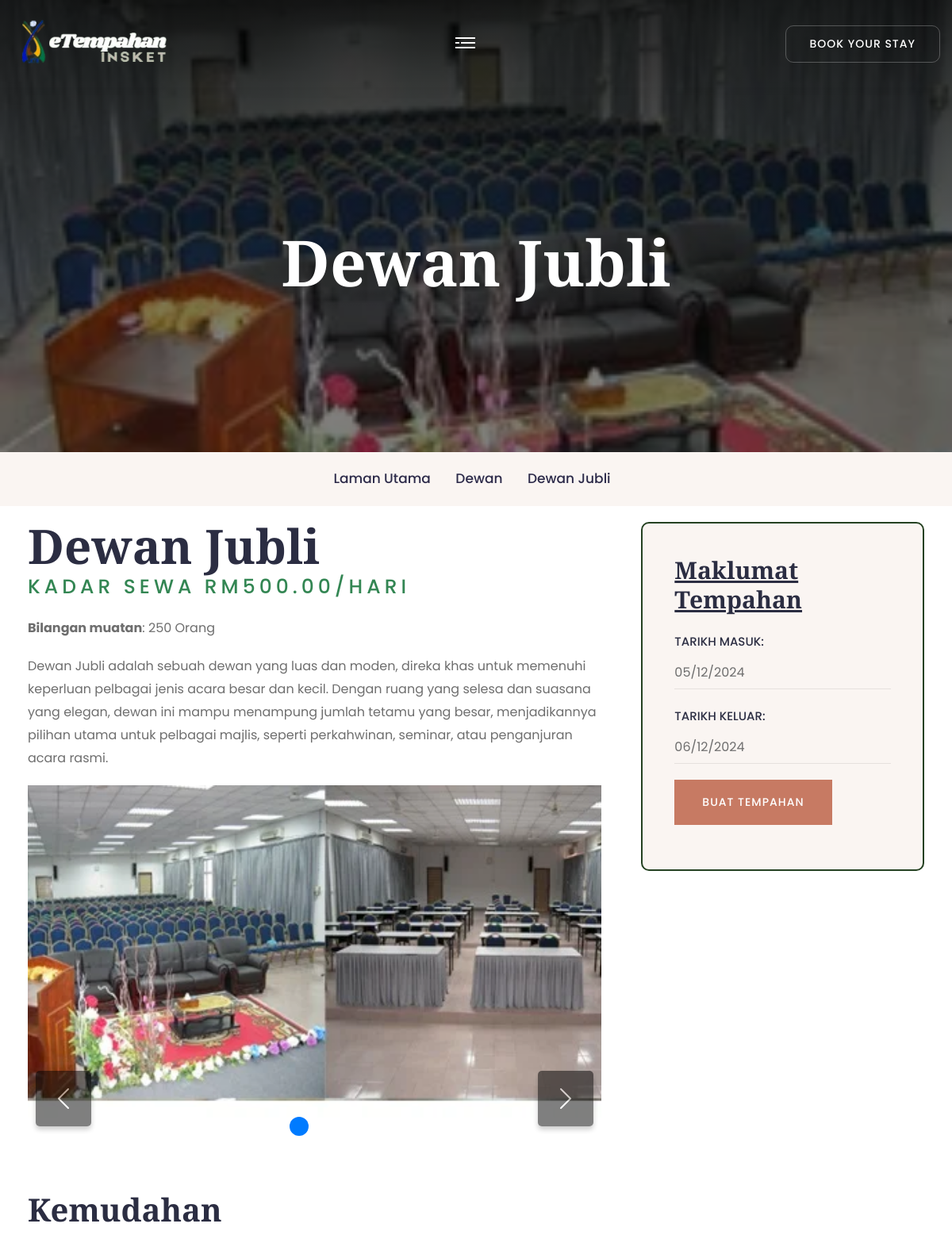
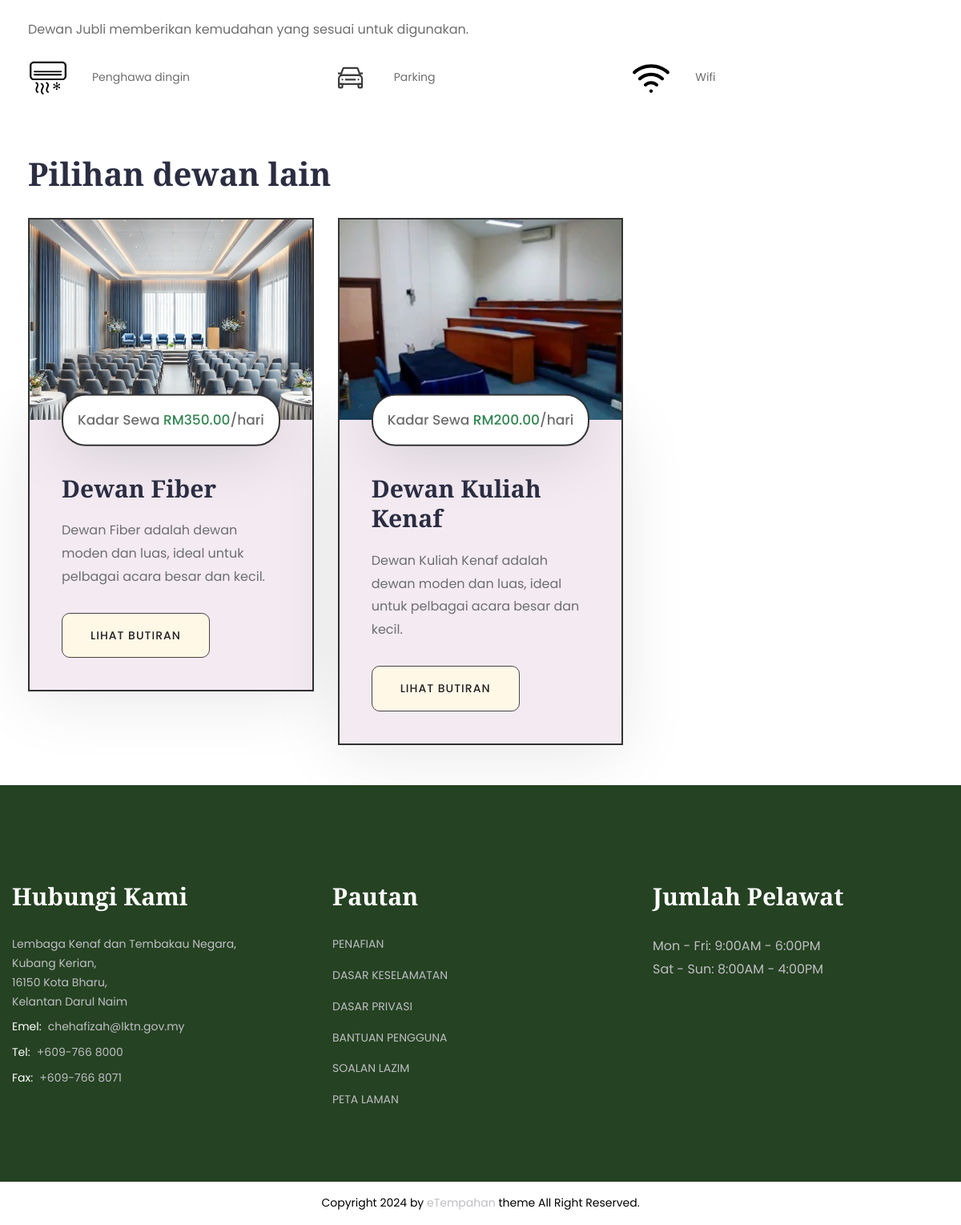
/dewanDetail.php?id_dewan=16, run on the app's committed database (2 pictures, top to bottom).
### tables this page shows
CREATE TABLE `dewan` (
  `id_dewan` int(11) NOT NULL,
  `nama_dewan` varchar(50) NOT NULL,
  `kadar_sewa` decimal(10,2) NOT NULL,
  `bilangan_muatan` int(11) NOT NULL,
  `penerangan` varchar(550) NOT NULL,
  `penerangan_ringkas` varchar(250) NOT NULL,
  `penerangan_kemudahan` varchar(250) NOT NULL,
  `status_dewan` enum('Tersedia','Tidak Tersedia') NOT NULL,
  `max_capacity` int(11) NOT NULL
);

CREATE TABLE `kemudahan` (
  `id_kemudahan` int(11) NOT NULL,
  `nama` varchar(25) NOT NULL,
  `icon_url` varchar(100) NOT NULL
);

CREATE TABLE `dewan_pic` (
  `id_gambar` int(11) NOT NULL,
  `jenis_gambar` varchar(50) NOT NULL,
  `url_gambar` text NOT NULL,
  `id_dewan` int(11) NOT NULL
);

### adminDashboard/controller/get_dewan.php (called while the page is built)
<?php
if (isset($_GET['id_dewan'])) {
    $id_dewan = intval($_GET['id_dewan']);
    $sql = "
        SELECT
            d.id_dewan,
            d.nama_dewan,
            d.kadar_sewa,
            d.bilangan_muatan,
            d.penerangan,
            d.penerangan_kemudahan,
            d.penerangan_ringkas,
            d.status_dewan,
            d.max_capacity,
            COALESCE(utama.url_gambar, '') AS gambar_utama,
            COALESCE(banner.url_gambar, '') AS gambar_banner,
            COALESCE(tambahan.url_gambar, '') AS gambar_tambahan
        FROM
            dewan d
        LEFT JOIN
            dewan_pic utama ON d.id_dewan = utama.id_dewan AND utama.jenis_gambar = 'Utama'
        LEFT JOIN
            dewan_pic banner ON d.id_dewan = banner.id_dewan AND banner.jenis_gambar = 'Banner'
        LEFT JOIN
            dewan_pic tambahan ON d.id_dewan = tambahan.id_dewan AND tambahan.jenis_gambar = 'Tambahan'
        WHERE
            d.id_dewan = $id_dewan
";}
?>

### dewanDetail.php (the view, shortened to what this page needs)
<?php
include 'database/database.php';
include 'adminDashboard/controller/get_dewan.php';
?>
<!DOCTYPE html>
<html lang="en">
<head>
    <link href="assets/css/bootstrap.css" rel="stylesheet">
    <link href="assets/css/style.css" rel="stylesheet">
    <link href="assets/css/responsive.css" rel="stylesheet">
    <link href="assets/css/color.css" rel="stylesheet">
    <link href="assets/css/preloader.css" rel="stylesheet">
</head>
<body>
    <div class="page-wrapper">
        <?php include 'partials/header.php'; ?>
		<?php
		$result = $conn->query($sql);
		if ($result->num_rows > 0) {
			$row = $result->fetch_assoc();
			$nama_dewan = htmlspecialchars($row['nama_dewan']);
			$gambar_utama = htmlspecialchars($row['gambar_utama']);
			$gambar_banner = htmlspecialchars($row['gambar_banner']);
			$gambar_tambahan = htmlspecialchars($row['gambar_tambahan']);
			$kadar_sewa = $row['kadar_sewa'];
			$bilangan_muatan = $row['bilangan_muatan'];
			$penerangan = $row['penerangan'];
			?>
			<div class="page-title"
				 style="
					background-image: url('adminDashboard/controller/<?php echo $gambar_banner; ?>');
					background-repeat: no-repeat;
					background-size: cover;
					background-position: center;
				">
				<div class="auto-container">
					<h1><?php echo $nama_dewan; ?></h1>
				</div>
			</div>
			<div class="bredcrumb-wrap">
				<div class="auto-container">
					<ul class="bredcrumb-list">
						<li><a href="index.php">Laman Utama</a></li>
						<li><a href="kemudahanDewan.php">Dewan</a></li>
						<li><?php echo $nama_dewan; ?></li>
					</ul>
				</div>
			</div>
			<?php
		} else {
			echo "<p>No details found for the selected hall.</p>";
		}
	?>
        <section class="section-padding">
            <div class="auto-container">
                <div class="row">
                    <div class="col-lg-8 pe-lg-35">
						<div class="single-post">
							<h2 class="mb_10"><?php echo $nama_dewan; ?></h2>
								<span class="section_heading_title_small" style="font-size: 25px;" >Kadar Sewa
									RM<?php echo htmlspecialchars(number_format($kadar_sewa, 2)); ?>/hari</span>
								<p class="mb_20 mt_20"><strong>Bilangan muatan</strong>: <?php echo htmlspecialchars($bilangan_muatan); ?> Orang</p>
								<p class="mb_20"><?php echo htmlspecialchars($penerangan); ?></p>
								<div id="imageCarousel" class="carousel slide mb_60" data-bs-ride="carousel">
									<div class="carousel-inner">
										<div class="carousel-item active">
											<img src="adminDashboard/controller/<?php echo $gambar_utama; ?>"
												 alt="Gambar Utama"
												 class="d-block w-100"
												 style="height: 450px; object-fit: cover;">
										</div>
									</div>
									<div class="carousel-indicators">
										<button type="button" data-bs-target="#imageCarousel" data-bs-slide-to="0" class="active" aria-current="true" aria-label="Slide 1"></button>
										<button type="button" data-bs-target="#imageCarousel" data-bs-slide-to="1" aria-label="Slide 2"></button>
										<?php if (!empty($gambar_tambahan)) { ?>
											<button type="button" data-bs-target="#imageCarousel" data-bs-slide-to="2" aria-label="Slide 3"></button>
										<?php } ?>
									</div>
									<button class="carousel-control-prev" type="button" data-bs-target="#imageCarousel" data-bs-slide="prev">
										<span class="carousel-control-prev-icon" aria-hidden="true"></span>
									</button>
									<button class="carousel-control-next" type="button" data-bs-target="#imageCarousel" data-bs-slide="next">
										<span class="carousel-control-next-icon" aria-hidden="true"></span>
									</button>
								</div>
						</div>
					</div>
                    <div class="col-lg-4">
						<div class="widget mb_40 gray-bg p_40" style="border: #254222 solid 2px;">
							<h4 class="mb_20"><u>Maklumat Tempahan</u></h4>
							<div class="booking-form-3">
								<form class="hotel-booking-form-1-form d-block" action="Controller/1_dewan.php?id_dewan=<?php echo htmlspecialchars($row['id_dewan']); ?>" method="POST">
									<div class="form-group">
										<p class="hotel-booking-form-1-label">TARIKH MASUK:</p>
										<input type="text" placeholder="dd/mm/yyyy" name="checkInDate" id="nd_booking_archive_form_date_range_from" value="" />
									</div>
									<div class="form-group">
										<p class="hotel-booking-form-1-label">TARIKH KELUAR:</p>
										<input type="text" placeholder="dd/mm/yyyy" name="checkOutDate" id="nd_booking_archive_form_date_range_to" value="" />
									</div>
									<div class="form-group mb-3">
										<button type="submit" class="btn-1">Buat Tempahan<span></span></button>
									</div>
								</form>
							</div>
						</div>
					</div>
					<h3 class="fs_40 mb_30">Kemudahan</h3>
					<p class="mb_20"><?php echo htmlspecialchars($row['penerangan_kemudahan']); ?></p>
					<div class="row">
					<?php
					$id_dewan = $row['id_dewan'];
						$query = "
							SELECT k.nama, k.icon_url
							FROM kemudahan k
							JOIN dewan_kemudahan dk ON k.id_kemudahan = dk.id_kemudahan
							WHERE dk.id_dewan = ?
						";
						if ($stmt = $conn->prepare($query)) {
							$stmt->bind_param("i", $id_dewan);
							$stmt->execute();
							$result = $stmt->get_result();
							if ($result->num_rows > 0) {
								while ($row = $result->fetch_assoc()) {
									$nama_kemudahan = $row['nama'];
									$icon_url = $row['icon_url'];
									echo '<div class="col-4">';
									echo '<div class="kemudahan-item">';
									if ($icon_url) {
										echo '<img src="' . $icon_url . '" alt="' . $nama_kemudahan . '" style="height: 50px; margin-right: 30px;">';
									}
									echo $nama_kemudahan;
									echo '</div>';
									echo '</div>';
								}
							} else {
								echo '<div class="col-12">Tiada kemudahan tersedia.</div>';
							}
						}
						?>
					</div>
                </div>
            </div>
        </section>
        <?php include 'partials/additional_dewan.php'; ?>
        <?php include 'partials/footer.php'; ?>
    </div>
    <div class="scroll-to-top">
        <div>
        </div>
    </div>
</body>
</html>

### partials/additional_dewan.php (shortened to what this page needs)
<section class="section-padding">
    <div class="auto-container">
        <div class="section_heading text-left mb_30 mt_30">
            <h3 class="section_heading_title_big">Pilihan dewan lain</h3>
        </div>
        <div class="row">
            <?php
            try {
                if (isset($_GET['id_dewan'])) {
                    $selected_id_dewan = (int)$_GET['id_dewan'];
                } elseif (isset($_SESSION['id_dewan'])) {
                    $selected_id_dewan = (int)$_SESSION['id_dewan'];
                } else {
                    $selected_id_dewan = 0;
                }
                $stmt = $conn->prepare("SELECT r.*, dp.url_gambar AS gambar_utama
                                        FROM dewan r
                                        LEFT JOIN dewan_pic dp ON r.id_dewan = dp.id_dewan AND dp.jenis_gambar = 'Utama'
                                        WHERE r.id_dewan != ?");
                $stmt->bind_param("i", $selected_id_dewan);
                $stmt->execute();
                $result = $stmt->get_result();
                if ($result->num_rows > 0) {
                    $delay = 0.2;
                    while ($dewan = $result->fetch_assoc()) {
                        $id_dewan = htmlspecialchars($dewan['id_dewan']);
                        $nama_dewan = htmlspecialchars($dewan['nama_dewan']);
                        $kadar_sewa = htmlspecialchars($dewan['kadar_sewa']);
                        $penerangan_ringkas = htmlspecialchars($dewan['penerangan_ringkas']);
                        $main_img = !empty($dewan['gambar_utama']) ? htmlspecialchars($dewan['gambar_utama']) : 'default-image.jpg';
                        $animation_delay = $delay . 's';
                        $delay += 0.2;
            ?>
            <div class="col-lg-4 col-md-6">
                <div class="room-1-block wow fadeInUp" data-wow-delay="<?php echo $animation_delay; ?>" data-wow-duration="1.2s">
                    <div class="room-1-image hvr-img-zoom-1">
                        <img src="adminDashboard/controller/<?php echo $main_img; ?>" alt="<?php echo $nama_dewan; ?>" style="width: 100%; height: 250px; object-fit: cover;">
                    </div>
                    <div class="room-1-content">
                        <p class="room-1-meta-info">Kadar Sewa <span class="theme-color">RM<?php echo $kadar_sewa; ?></span>/hari</p>
                        <h4 class="room-1-title mb_20">
                            <a href="dewanDetail.php?id_dewan=<?php echo $id_dewan; ?>">
                                <?php echo $nama_dewan; ?>
                            </a>
                        </h4>
                        <p class="room-1-text mb_30"><?php echo $penerangan_ringkas; ?></p>
                        <div class="link-btn">
                            <a href="dewanDetail.php?id_dewan=<?php echo $id_dewan; ?>" class="btn-1 btn-alt">Lihat Butiran <span></span></a>
                        </div>
                    </div>
                </div>
            </div>
            <?php
                    }
                } else {
                    echo '<p class="no-results">Tiada pilihan dewan lain buat masa ini.</p>';
                }
            } catch (mysqli_sql_exception $e) {
                echo "<p>Error: " . htmlspecialchars($e->getMessage()) . "</p>";
            }
            ?>
        </div>
    </div>
</section>

### assets/css/responsive.css (style rules this page uses)
@media only screen and (max-width: 7000px) { .page-wrapper { overflow: hidden; } }
@media only screen and (max-width: 1200px) { .section_heading { position: relative; z-index: 1; } }

### assets/css/color.css (style rules this page uses)
:root { --theme-color: #338653; }

### assets/css/elpath.css (style rules this page uses)
.fs_40 { font-size: 40px; }
.mt_20 { margin-top: 20px; }
.mt_30 { margin-top: 30px; }
.mb_10 { margin-bottom: 10px; }
.mb_20 { margin-bottom: 20px; }
.mb_30 { margin-bottom: 30px; }
.mb_40 { margin-bottom: 40px; }
.mb_60 { margin-bottom: 60px; }
.p_40 { padding: 40px; }

### dewanDetail.php (style rules this page uses)
.form-group { margin-bottom: 20px; }
.widget { background-color: #e6e6e6; border-radius: 10px; padding: 40px; }
.carousel-control-prev { left: 10px; }
.carousel-control-next { right: 10px; }
.carousel-control-prev, .carousel-control-next { position: absolute; background-color: rgba(0, 0, 0, 1); border-radius: 5px; padding: 8px; top: 80%; z-index: 10; width: 70px; height: 70px; box-shadow: 0px 4px 6px rgba(0, 0, 0, 0.4); }
.carousel-control-prev-icon, .carousel-control-next-icon { font-size: 30px; color: white; }
.carousel-indicators button { background-color: rgba(255, 255, 255, 0.6); border-radius: 50%; width: 15px; height: 15px; border: none; transition: all 0.3s ease; }
.carousel-indicators .active { background-color: #007bff; transform: scale(1.2); }
.carousel-indicators { bottom: 10px; }

### data on the page
dewan: nama_dewan "Dewan Jubli", kadar_sewa "500.00", bilangan_muatan "250", penerangan "Dewan Jubli adalah sebuah dewan yang luas dan moden, direka khas untuk memenuhi keperluan pelbagai jenis acara besar dan kecil. Dengan ruang yang selesa dan suasana yang elegan, dewan ini mampu menampung jumlah tetamu yang besar, menjadikannya pilihan utama untuk pelbagai majlis, seperti perkahwinan, seminar, atau penganjuran acara rasmi.", penerangan_kemudahan "Dewan Jubli memberikan kemudahan yang sesuai untuk digunakan."
kemudahan: icon_url (picture), nama "Penghawa dingin"
kemudahan: icon_url (picture), nama "Parking"
kemudahan: icon_url (picture), nama "Wifi"
dewan_pic: url_gambar (picture), id_dewan.kadar_sewa "350.00", id_dewan.nama_dewan "Dewan Fiber", id_dewan.penerangan_ringkas "Dewan Fiber adalah dewan moden dan luas, ideal untuk pelbagai acara besar dan kecil."
dewan_pic: url_gambar (picture), id_dewan.kadar_sewa "200.00", id_dewan.nama_dewan "Dewan Kuliah Kenaf", id_dewan.penerangan_ringkas "Dewan Kuliah Kenaf adalah dewan moden dan luas, ideal untuk pelbagai acara besar dan kecil."
